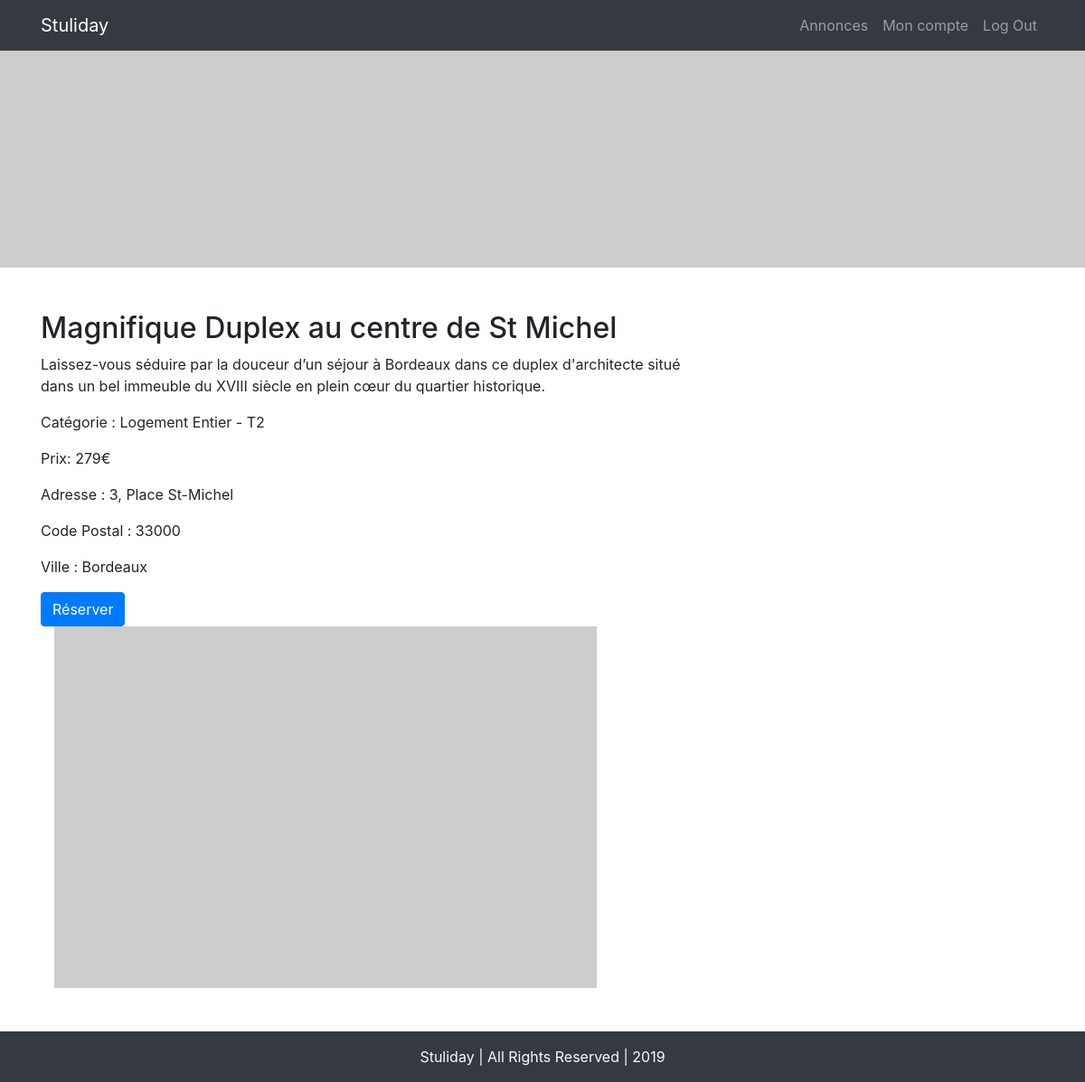
/single-annonce.php?id=41 (signed in), run on the app's committed database.
### tables this page shows
CREATE TABLE `annonces` (
  `id` int(6) NOT NULL,
  `titre_article` varchar(255) NOT NULL,
  `image_url` varchar(255) NOT NULL,
  `contenu_article` text NOT NULL,
  `categorie_article` varchar(255) NOT NULL,
  `active` int(1) NOT NULL,
  `start_date_article` date DEFAULT NULL,
  `end_date_article` date DEFAULT NULL,
  `publish_date_article` timestamp NOT NULL DEFAULT CURRENT_TIMESTAMP,
  `available_article` int(2) NOT NULL,
  `price_article` int(3) NOT NULL,
  `adress_article` text NOT NULL,
  `city_article` text NOT NULL,
  `postal_article` int(5) NOT NULL,
  `author_article` int(11) NOT NULL
);

CREATE TABLE `categories` (
  `id` int(11) NOT NULL,
  `titre_categorie` text NOT NULL
);

### inc/functions.php (the view, shortened to what this page needs)
<?php
function random_images($h, $w){
   echo 'https://loremflickr.com/'.$h.'/'.$w.'/bordeaux';
}
    ?>
    <?php
function displaySingleAnnounce($annonce_id, $user_id){
    global $mysqli;
    $res = $mysqli->query("SELECT * FROM annonces
    LEFT JOIN categories
    ON annonces.categorie_article = categories.id
    WHERE annonces.id = '$annonce_id' LIMIT 1");
    $row = $res->fetch_assoc();
    ?>
        <div class="annonce">
            <h2><?php echo $row['titre_article']; ?></h2>
            <p><?php echo $row['contenu_article']; ?></p>
            <p>Catégorie : <?php echo $row['titre_categorie']; ?></p>
            <p>Prix: <?php echo $row['price_article']; ?>€</p>
            <p>Adresse : <?php echo $row['adress_article']; ?></p>
            <p>Code Postal : <?php echo $row['postal_article']; ?></p>
            <p>Ville : <?php echo $row['city_article']; ?></p>
            <a href="#" class="btn btn-primary" data-toggle="modal" data-target="#modal-reservation">Réserver</a>
        </div>
        </div>
    <?php
}
?>

### data on the page
annonces: titre_article "Magnifique Duplex au centre de St Michel", contenu_article "Laissez-vous séduire par la douceur d’un séjour à Bordeaux dans ce duplex d'architecte situé dans un bel immeuble du XVIII siècle en plein cœur du quartier historique.", categories.titre_categorie "Logement Entier - T2", price_article "279", adress_article "3, Place St-Michel", postal_article "33000", city_article "Bordeaux"
